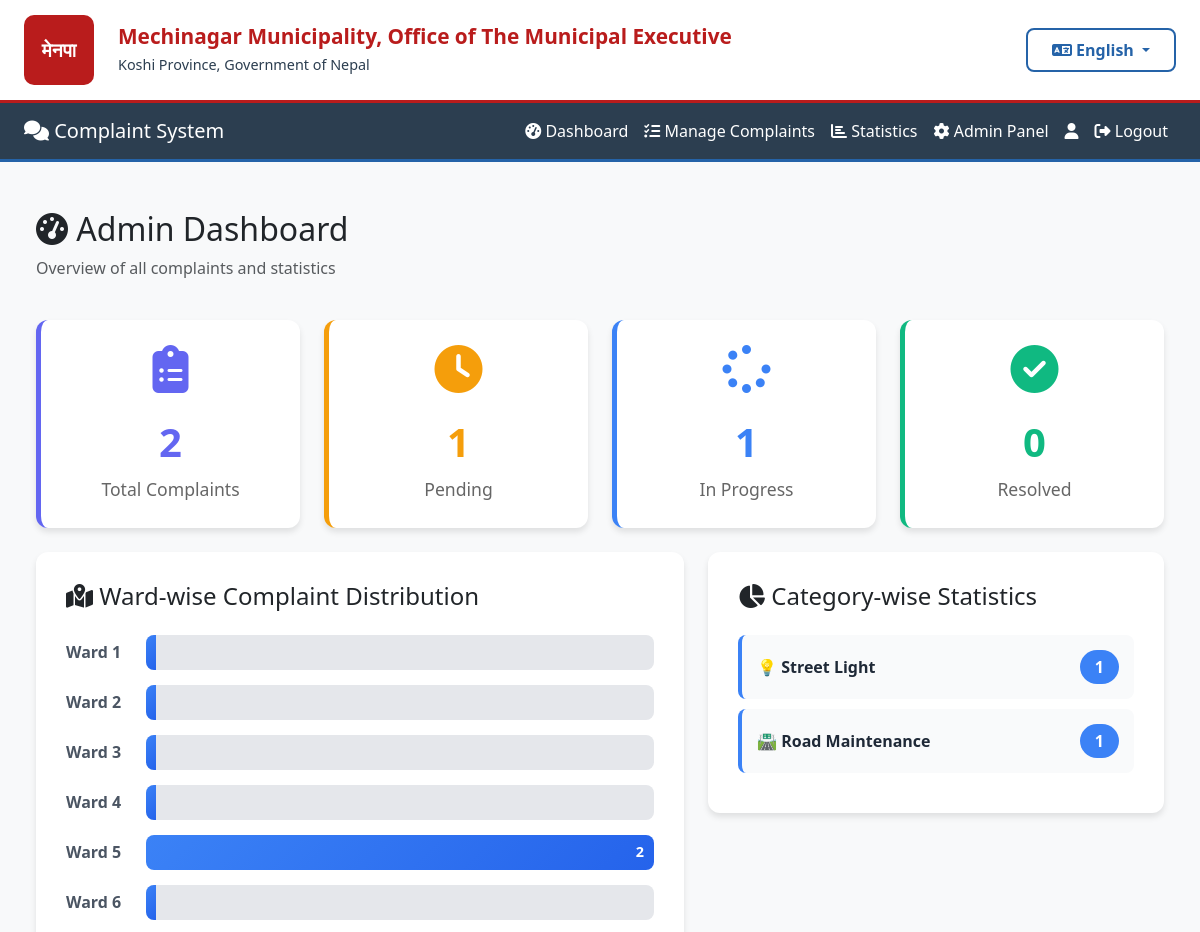
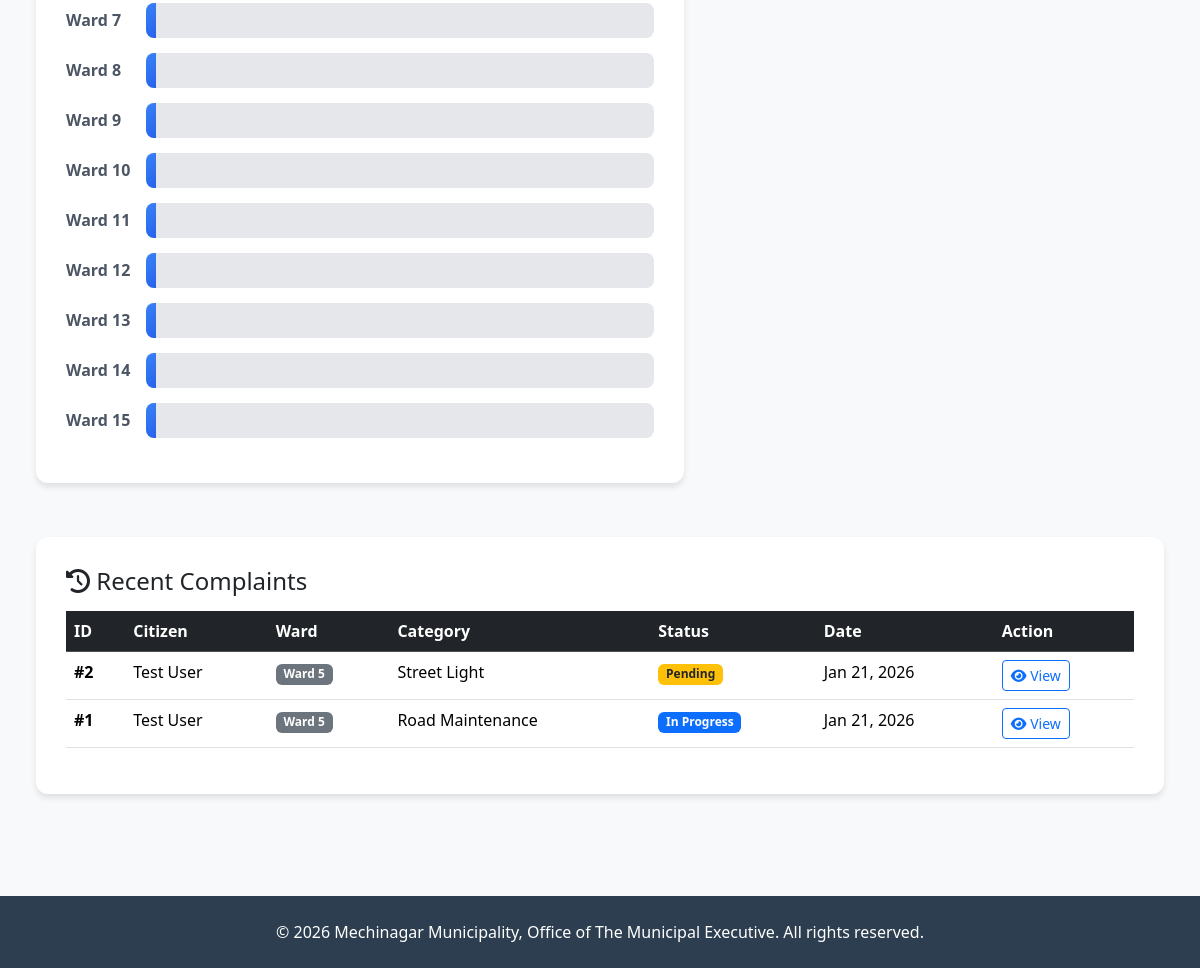
/complaints/admin/dashboard/ (signed in), run on an earlier commit of the app's database (2 pictures, top to bottom).
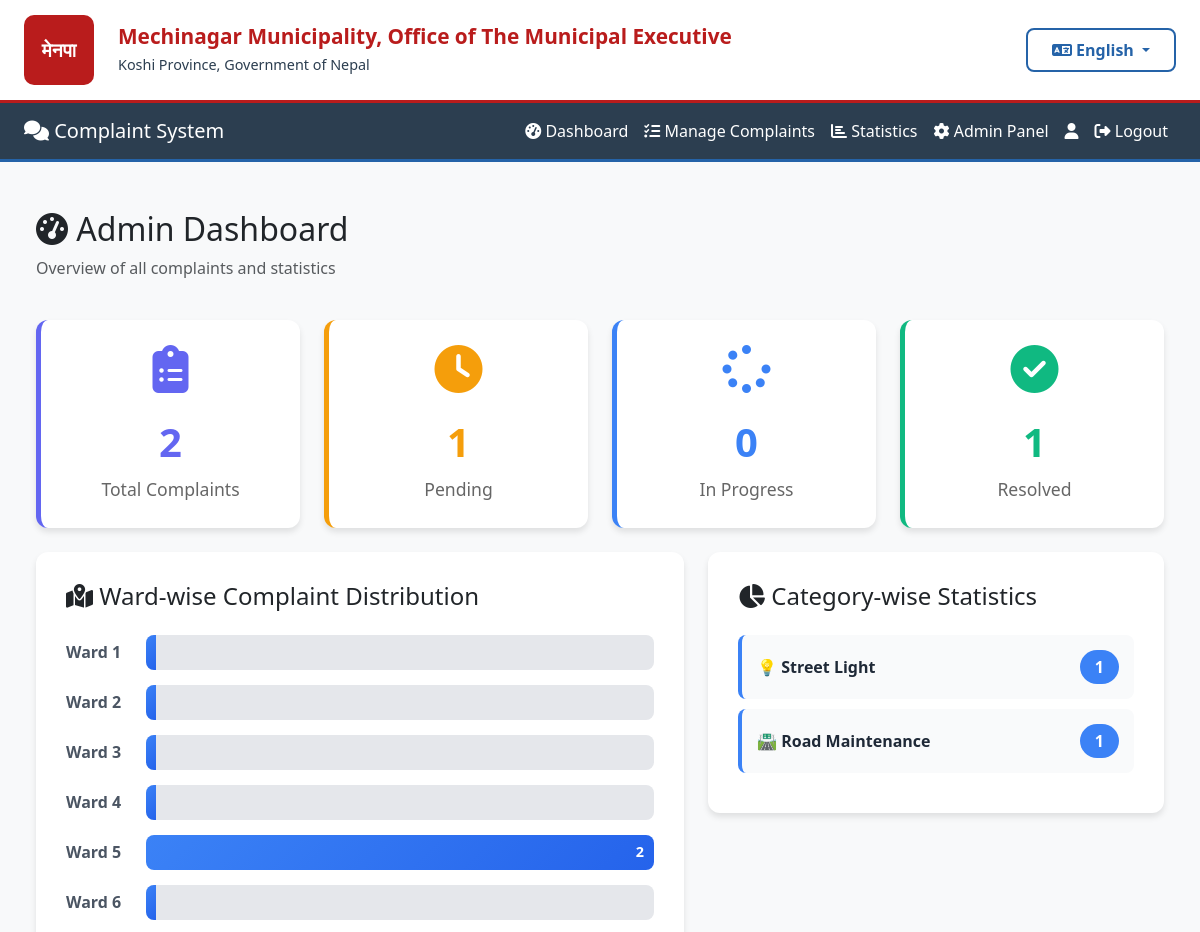
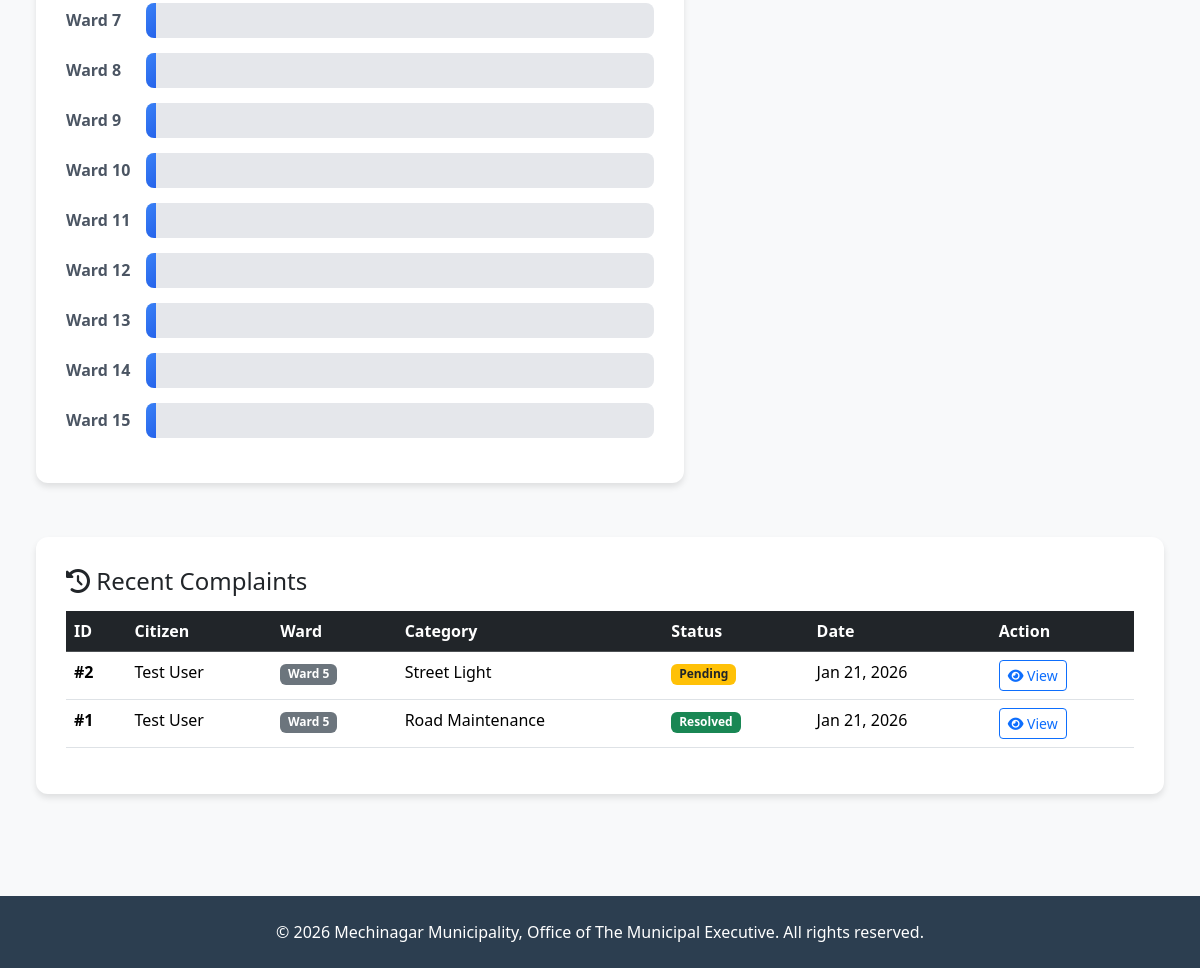
And on a later commit of the database (2 pictures, top to bottom).
### complaints/models.py (models this page shows, shortened)
class Complaint(models.Model):
    STATUS_CHOICES = [
        ('Pending', 'Pending'),
        ('In Progress', 'In Progress'),
        ('Resolved', 'Resolved'),
    ]
    CATEGORY_CHOICES = [
        ('Road Maintenance', 'Road Maintenance'),
        ('Street Light', 'Street Light'),
        ('Water Supply', 'Water Supply'),
        ('Sanitation', 'Sanitation'),
        ('Traffic', 'Traffic'),
        ('Parks', 'Parks & Recreation'),
        ('Other', 'Other'),
    ]
    WARD_CHOICES = [(str(i), f'Ward {i}') for i in range(1, 16)]
    user = models.ForeignKey(
        settings.AUTH_USER_MODEL,
        on_delete=models.CASCADE,
        related_name='complaints'
    )
    ward = models.CharField(
        max_length=2,
        choices=WARD_CHOICES,
        help_text="Select your ward number (1-15)"
    )
    category = models.CharField(max_length=100, choices=CATEGORY_CHOICES)
    description = models.TextField()
    image = models.ImageField(upload_to=complaint_image_path, blank=True, null=True)
    status = models.CharField(max_length=20, choices=STATUS_CHOICES, default='Pending')
    created_at = models.DateTimeField(auto_now_add=True)
    updated_at = models.DateTimeField(auto_now=True)
    class Meta:
        db_table = 'complaints'
        ordering = ['-created_at']
        verbose_name = 'Complaint'
        verbose_name_plural = 'Complaints'
        indexes = [
            models.Index(fields=['status', 'created_at']),
            models.Index(fields=['ward', 'status']),
        ]

### accounts/models.py (models this page shows, shortened)
class User(AbstractUser):
    WARD_CHOICES = [(str(i), f'Ward {i}') for i in range(1, 16)]
    fullname = models.CharField(max_length=200)
    phone = models.CharField(max_length=20, blank=True, null=True)
    address = models.TextField(blank=True, null=True)
    ward = models.CharField(
        max_length=2,
        choices=WARD_CHOICES,
        blank=True,
        null=True,
        help_text="Your ward number (1-15)"
    )
    created_at = models.DateTimeField(auto_now_add=True)
    class Meta:
        db_table = 'users'

### complaints/admin_views.py (the view)
# urls.py: path('admin/dashboard/', admin_views.admin_dashboard, name='admin_dashboard'),
@login_required
@user_passes_test(is_admin)
def admin_dashboard(request):
    total_complaints = Complaint.objects.count()
    pending_complaints = Complaint.objects.filter(status='Pending').count()
    in_progress_complaints = Complaint.objects.filter(status='In Progress').count()
    resolved_complaints = Complaint.objects.filter(status='Resolved').count()
    ward_stats = []
    for i in range(1, 16):
        ward_count = Complaint.objects.filter(ward=str(i)).count()
        ward_stats.append({
            'ward': i,
            'count': ward_count,
            'percentage': (ward_count / total_complaints * 100) if total_complaints > 0 else 0
        })
    category_stats = Complaint.objects.values('category').annotate(
        count=Count('id')
    ).order_by('-count')
    recent_complaints = Complaint.objects.select_related('user').order_by('-created_at')[:10]
    context = {
        'total_complaints': total_complaints,
        'pending_complaints': pending_complaints,
        'in_progress_complaints': in_progress_complaints,
        'resolved_complaints': resolved_complaints,
        'ward_stats': ward_stats,
        'category_stats': category_stats,
        'recent_complaints': recent_complaints,
    }
    return render(request, 'complaints/admin_dashboard.html', context)

### complaints/admin_views.py (called while the page is built)
def is_admin(user):
    return user.is_staff

### core/context_processors.py (called while the page is built)
def language(request):
    lang = request.session.get('language', 'en')
    return {
        'lang': lang,
        'translations': get_lang_dict(lang),
        't': get_lang_dict(lang),  # Shorter alias
    }

### core/translation.py (called while the page is built)
def get_lang_dict(lang='en'):
    return TRANSLATIONS.get(lang, TRANSLATIONS['en'])

### complaints/templates/complaints/admin_dashboard.html (shortened to what the changed rows need)
{% extends 'base.html' %}
{% block content %}
<div class="container-fluid py-4">
    <div class="row mb-4">
        <div class="col-12">
            <h2>
                <i class="fas fa-tachometer-alt"></i> Admin Dashboard
            </h2>
        </div>
    </div>
    <div class="row g-4 mb-4">
        <div class="col-md-3">
            <div class="admin-stats-card total">
                <h2>{{ total_complaints }}</h2>
            </div>
        </div>
        <div class="col-md-3">
            <div class="admin-stats-card pending">
                <h2>{{ pending_complaints }}</h2>
            </div>
        </div>
        <div class="col-md-3">
            <div class="admin-stats-card progress">
                <i class="fas fa-spinner"></i>
                <h2>{{ in_progress_complaints }}</h2>
                <p class="mb-0">In Progress</p>
            </div>
        </div>
        <div class="col-md-3">
            <div class="admin-stats-card resolved">
                <i class="fas fa-check-circle"></i>
                <h2>{{ resolved_complaints }}</h2>
                <p class="mb-0">Resolved</p>
            </div>
        </div>
    </div>
    <div class="row mt-4">
        <div class="col-12">
            <div class="chart-container">
                {% if recent_complaints %}
                <div class="table-responsive">
                    <table class="table table-hover">
                        <thead class="table-dark">
                            <tr>
                                <th>ID</th>
                                <th>Citizen</th>
                                <th>Ward</th>
                                <th>Category</th>
                                <th>Status</th>
                                <th>Date</th>
                                <th>Action</th>
                            </tr>
                        </thead>
                        <tbody>
                            {% for complaint in recent_complaints %}
                            <tr>
                                <td><strong>#{{ complaint.id }}</strong></td>
                                <td>{{ complaint.user.fullname }}</td>
                                <td><span class="badge bg-secondary">Ward {{ complaint.ward }}</span></td>
                                <td>{{ complaint.category }}</td>
                                <td>
                                    {% if complaint.status == 'Pending' %}
                                        <span class="badge bg-warning text-dark">Pending</span>
                                    {% elif complaint.status == 'In Progress' %}
                                        <span class="badge bg-primary">In Progress</span>
                                    {% else %}
                                        <span class="badge bg-success">Resolved</span>
                                    {% endif %}
                                </td>
                                <td>{{ complaint.created_at|date:"M d, Y" }}</td>
                                <td>
                                    <a href="/complaints/admin/detail/{{ complaint.id }}/"
                                       class="btn btn-sm btn-outline-primary">
                                        <i class="fas fa-eye"></i> View
                                    </a>
                                </td>
                            </tr>
                            {% endfor %}
                        </tbody>
                    </table>
                </div>
                {% else %}
                <div class="alert alert-info">
                    <i class="fas fa-info-circle"></i> No complaints yet.
                </div>
                {% endif %}
            </div>
        </div>
    </div>
</div>
{% endblock %}

What changed in the data, as far as the page shows it:
changed Complaint "Road Maintenance": status "In Progress" → "Resolved"
Also different on the page:
{{ in_progress_complaints }}: "1" → "0"
{{ resolved_complaints }}: "0" → "1"
